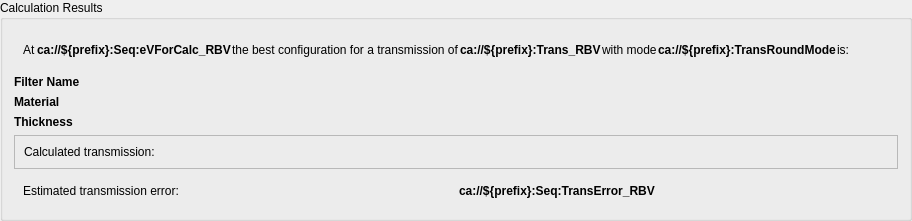
    <widget class="QGroupBox" name="groupBox">
     <property name="title">
      <string>Calculation Results</string>
     </property>
     <layout class="QVBoxLayout" name="verticalLayout_4">
      <item>
       <widget class="QFrame" name="frame">
        <property name="sizePolicy">
         <sizepolicy hsizetype="Maximum" vsizetype="Preferred">
          <horstretch>0</horstretch>
          <verstretch>0</verstretch>
         </sizepolicy>
        </property>
        <property name="frameShape">
         <enum>QFrame::NoFrame</enum>
        </property>
        <property name="frameShadow">
         <enum>QFrame::Raised</enum>
        </property>
        <layout class="QHBoxLayout" name="horizontalLayout" stretch="0,1,2,1,0,0,0,0">
         <property name="spacing">
          <number>1</number>
         </property>
         <property name="sizeConstraint">
          <enum>QLayout::SetMinimumSize</enum>
         </property>
         <item>
          <widget class="QLabel" name="label_a">
           <property name="text">
            <string>At</string>
           </property>
          </widget>
         </item>
         <item>
          <widget class="PyDMLabel" name="CalculationEnergyLabel">
           <property name="font">
            <font>
             <weight>75</weight>
             <bold>true</bold>
            </font>
           </property>
           <property name="toolTip">
            <string/>
           </property>
           <property name="styleSheet">
            <string notr="true"/>
           </property>
           <property name="text">
            <string>ca://${prefix}:Seq:eVForCalc_RBV</string>
           </property>
           <property name="alignment">
            <set>Qt::AlignLeading|Qt::AlignLeft|Qt::AlignVCenter</set>
           </property>
           <property name="precision" stdset="0">
            <number>0</number>
           </property>
           <property name="showUnits" stdset="0">
            <bool>true</bool>
           </property>
           <property name="precisionFromPV" stdset="0">
            <bool>true</bool>
           </property>
           <property name="alarmSensitiveContent" stdset="0">
            <bool>false</bool>
           </property>
           <property name="alarmSensitiveBorder" stdset="0">
            <bool>true</bool>
           </property>
           <property name="PyDMToolTip" stdset="0">
            <string/>
           </property>
           <property name="channel" stdset="0">
            <string>ca://${prefix}:Seq:eVForCalc_RBV</string>
           </property>
           <property name="enableRichText" stdset="0">
            <bool>false</bool>
           </property>
          </widget>
         </item>
         <item alignment="Qt::AlignLeft">
          <widget class="QLabel" name="label_best_config">
           <property name="sizePolicy">
            <sizepolicy hsizetype="Fixed" vsizetype="Fixed">
             <horstretch>0</horstretch>
             <verstretch>0</verstretch>
            </sizepolicy>
           </property>
           <property name="text">
            <string>the best configuration for a transmission of</string>
           </property>
          </widget>
         </item>
         <item alignment="Qt::AlignLeft">
          <widget class="PyDMLabel" name="CalculationTransmission">
           <property name="font">
            <font>
             <weight>75</weight>
             <bold>true</bold>
            </font>
           </property>
           <property name="toolTip">
            <string/>
           </property>
           <property name="text">
            <string>ca://${prefix}:Trans_RBV</string>
           </property>
           <property name="alignment">
            <set>Qt::AlignLeading|Qt::AlignLeft|Qt::AlignVCenter</set>
           </property>
           <property name="precision" stdset="0">
            <number>0</number>
           </property>
           <property name="showUnits" stdset="0">
            <bool>true</bool>
           </property>
           <property name="precisionFromPV" stdset="0">
            <bool>true</bool>
           </property>
           <property name="alarmSensitiveContent" stdset="0">
            <bool>false</bool>
           </property>
           <property name="alarmSensitiveBorder" stdset="0">
            <bool>true</bool>
           </property>
           <property name="PyDMToolTip" stdset="0">
            <string/>
           </property>
           <property name="channel" stdset="0">
            <string>ca://${prefix}:Trans_RBV</string>
           </property>
           <property name="enableRichText" stdset="0">
            <bool>false</bool>
           </property>
           <property name="displayFormat" stdset="0">
            <enum>PyDMLabel::Exponential</enum>
           </property>
          </widget>
         </item>
         <item>
          <widget class="QLabel" name="label_with_mode">
           <property name="text">
            <string>with mode</string>
           </property>
          </widget>
         </item>
         <item>
          <widget class="PyDMLabel" name="CalculationMode">
           <property name="font">
            <font>
             <weight>75</weight>
             <bold>true</bold>
            </font>
           </property>
           <property name="toolTip">
            <string/>
           </property>
           <property name="text">
            <string>ca://${prefix}:TransRoundMode</string>
           </property>
           <property name="alignment">
            <set>Qt::AlignLeading|Qt::AlignLeft|Qt::AlignVCenter</set>
           </property>
           <property name="precision" stdset="0">
            <number>0</number>
           </property>
           <property name="showUnits" stdset="0">
            <bool>true</bool>
           </property>
           <property name="precisionFromPV" stdset="0">
            <bool>true</bool>
           </property>
           <property name="alarmSensitiveContent" stdset="0">
            <bool>false</bool>
           </property>
           <property name="alarmSensitiveBorder" stdset="0">
            <bool>false</bool>
           </property>
           <property name="PyDMToolTip" stdset="0">
            <string/>
           </property>
           <property name="channel" stdset="0">
            <string>ca://${prefix}:TransRoundMode</string>
           </property>
           <property name="enableRichText" stdset="0">
            <bool>false</bool>
           </property>
          </widget>
         </item>
         <item>
          <widget class="QLabel" name="label_is">
           <property name="text">
            <string>is:</string>
           </property>
          </widget>
         </item>
         <item>
          <spacer name="horizontalSpacer">
           <property name="orientation">
            <enum>Qt::Horizontal</enum>
           </property>
           <property name="sizeHint" stdset="0">
            <size>
             <width>40</width>
             <height>20</height>
            </size>
           </property>
          </spacer>
         </item>
        </layout>
       </widget>
      </item>
      <item>
       <layout class="QGridLayout" name="gridLayout">
        <item row="2" column="1">
         <widget class="PyDMLabel" name="PyDMLabel_11">
          <property name="toolTip">
           <string/>
          </property>
          <property name="precision" stdset="0">
           <number>0</number>
          </property>
          <property name="showUnits" stdset="0">
           <bool>false</bool>
          </property>
          <property name="precisionFromPV" stdset="0">
           <bool>true</bool>
          </property>
          <property name="alarmSensitiveContent" stdset="0">
           <bool>false</bool>
          </property>
          <property name="alarmSensitiveBorder" stdset="0">
           <bool>true</bool>
          </property>
          <property name="PyDMToolTip" stdset="0">
           <string/>
          </property>
          <property name="channel" stdset="0">
           <string>ca://${prefix}:Seq:Optimal:01:Thickness_RBV</string>
          </property>
          <property name="enableRichText" stdset="0">
           <bool>false</bool>
          </property>
         </widget>
        </item>
        <item row="0" column="2">
         <widget class="PyDMLabel" name="PyDMLabel_4">
          <property name="toolTip">
           <string/>
          </property>
          <property name="precision" stdset="0">
           <number>0</number>
          </property>
          <property name="showUnits" stdset="0">
           <bool>false</bool>
          </property>
          <property name="precisionFromPV" stdset="0">
           <bool>true</bool>
          </property>
          <property name="alarmSensitiveContent" stdset="0">
           <bool>false</bool>
          </property>
          <property name="alarmSensitiveBorder" stdset="0">
           <bool>true</bool>
          </property>
          <property name="PyDMToolTip" stdset="0">
           <string/>
          </property>
          <property name="channel" stdset="0">
           <string>ca://${prefix}:Seq:Optimal:02:Name_RBV</string>
          </property>
          <property name="enableRichText" stdset="0">
           <bool>false</bool>
          </property>
          <property name="displayFormat" stdset="0">
           <enum>PyDMLabel::String</enum>
          </property>
         </widget>
        </item>
        <item row="0" column="1">
         <widget class="PyDMLabel" name="PyDMLabel_5">
          <property name="toolTip">
           <string/>
          </property>
          <property name="precision" stdset="0">
           <number>0</number>
          </property>
          <property name="showUnits" stdset="0">
           <bool>false</bool>
          </property>
          <property name="precisionFromPV" stdset="0">
           <bool>true</bool>
          </property>
          <property name="alarmSensitiveContent" stdset="0">
           <bool>false</bool>
          </property>
          <property name="alarmSensitiveBorder" stdset="0">
           <bool>true</bool>
          </property>
          <property name="PyDMToolTip" stdset="0">
           <string/>
          </property>
          <property name="channel" stdset="0">
           <string>ca://${prefix}:Seq:Optimal:01:Name_RBV</string>
          </property>
          <property name="enableRichText" stdset="0">
           <bool>false</bool>
          </property>
          <property name="displayFormat" stdset="0">
           <enum>PyDMLabel::String</enum>
          </property>
         </widget>
        </item>
        <item row="1" column="2">
         <widget class="PyDMLabel" name="PyDMLabel_12">
          <property name="toolTip">
           <string/>
          </property>
          <property name="precision" stdset="0">
           <number>0</number>
          </property>
          <property name="showUnits" stdset="0">
           <bool>false</bool>
          </property>
          <property name="precisionFromPV" stdset="0">
           <bool>true</bool>
          </property>
          <property name="alarmSensitiveContent" stdset="0">
           <bool>false</bool>
          </property>
          <property name="alarmSensitiveBorder" stdset="0">
           <bool>true</bool>
          </property>
          <property name="PyDMToolTip" stdset="0">
           <string/>
          </property>
          <property name="channel" stdset="0">
           <string>ca://${prefix}:Seq:Optimal:02:Material_RBV</string>
          </property>
          <property name="enableRichText" stdset="0">
           <bool>false</bool>
          </property>
         </widget>
        </item>
        <item row="1" column="3">
         <widget class="PyDMLabel" name="PyDMLabel_14">
          <property name="toolTip">
           <string/>
          </property>
          <property name="precision" stdset="0">
           <number>0</number>
          </property>
          <property name="showUnits" stdset="0">
           <bool>false</bool>
          </property>
          <property name="precisionFromPV" stdset="0">
           <bool>true</bool>
          </property>
          <property name="alarmSensitiveContent" stdset="0">
           <bool>false</bool>
          </property>
          <property name="alarmSensitiveBorder" stdset="0">
           <bool>true</bool>
          </property>
          <property name="PyDMToolTip" stdset="0">
           <string/>
          </property>
          <property name="channel" stdset="0">
           <string>ca://${prefix}:Seq:Optimal:03:Material_RBV</string>
          </property>
          <property name="enableRichText" stdset="0">
           <bool>false</bool>
          </property>
         </widget>
        </item>
        <item row="0" column="3">
         <widget class="PyDMLabel" name="PyDMLabel_3">
          <property name="toolTip">
           <string/>
          </property>
          <property name="precision" stdset="0">
           <number>0</number>
          </property>
          <property name="showUnits" stdset="0">
           <bool>false</bool>
          </property>
          <property name="precisionFromPV" stdset="0">
           <bool>true</bool>
          </property>
          <property name="alarmSensitiveContent" stdset="0">
           <bool>false</bool>
          </property>
          <property name="alarmSensitiveBorder" stdset="0">
           <bool>true</bool>
          </property>
          <property name="PyDMToolTip" stdset="0">
           <string/>
          </property>
          <property name="channel" stdset="0">
           <string>ca://${prefix}:Seq:Optimal:03:Name_RBV</string>
          </property>
          <property name="enableRichText" stdset="0">
           <bool>false</bool>
          </property>
          <property name="displayFormat" stdset="0">
           <enum>PyDMLabel::String</enum>
          </property>
         </widget>
        </item>
        <item row="2" column="3">
         <widget class="PyDMLabel" name="PyDMLabel_15">
          <property name="toolTip">
           <string/>
          </property>
          <property name="precision" stdset="0">
           <number>0</number>
          </property>
          <property name="showUnits" stdset="0">
           <bool>true</bool>
          </property>
          <property name="precisionFromPV" stdset="0">
           <bool>true</bool>
          </property>
          <property name="alarmSensitiveContent" stdset="0">
           <bool>false</bool>
          </property>
          <property name="alarmSensitiveBorder" stdset="0">
           <bool>true</bool>
          </property>
          <property name="PyDMToolTip" stdset="0">
           <string/>
          </property>
          <property name="channel" stdset="0">
           <string>ca://${prefix}:Seq:Optimal:03:TargetThick_RBV</string>
          </property>
          <property name="enableRichText" stdset="0">
           <bool>false</bool>
          </property>
         </widget>
        </item>
        <item row="1" column="4">
         <widget class="PyDMLabel" name="PyDMLabel_16">
          <property name="toolTip">
           <string/>
          </property>
          <property name="precision" stdset="0">
           <number>0</number>
          </property>
          <property name="showUnits" stdset="0">
           <bool>false</bool>
          </property>
          <property name="precisionFromPV" stdset="0">
           <bool>true</bool>
          </property>
          <property name="alarmSensitiveContent" stdset="0">
           <bool>false</bool>
          </property>
          <property name="alarmSensitiveBorder" stdset="0">
           <bool>true</bool>
          </property>
          <property name="PyDMToolTip" stdset="0">
           <string/>
          </property>
          <property name="channel" stdset="0">
           <string>ca://${prefix}:Seq:Optimal:04:Material_RBV</string>
          </property>
          <property name="enableRichText" stdset="0">
           <bool>false</bool>
          </property>
         </widget>
        </item>
        <item row="1" column="1">
         <widget class="PyDMLabel" name="PyDMLabel_6">
          <property name="toolTip">
           <string/>
          </property>
          <property name="precision" stdset="0">
           <number>0</number>
          </property>
          <property name="showUnits" stdset="0">
           <bool>false</bool>
          </property>
          <property name="precisionFromPV" stdset="0">
           <bool>true</bool>
          </property>
          <property name="alarmSensitiveContent" stdset="0">
           <bool>false</bool>
          </property>
          <property name="alarmSensitiveBorder" stdset="0">
           <bool>true</bool>
          </property>
          <property name="PyDMToolTip" stdset="0">
           <string/>
          </property>
          <property name="channel" stdset="0">
           <string>ca://${prefix}:Seq:Optimal:01:Material_RBV</string>
          </property>
          <property name="enableRichText" stdset="0">
           <bool>false</bool>
          </property>
         </widget>
        </item>
        <item row="0" column="4">
         <widget class="PyDMLabel" name="PyDMLabel_2">
          <property name="toolTip">
           <string/>
          </property>
          <property name="precision" stdset="0">
           <number>0</number>
          </property>
          <property name="showUnits" stdset="0">
           <bool>false</bool>
          </property>
          <property name="precisionFromPV" stdset="0">
           <bool>true</bool>
          </property>
          <property name="alarmSensitiveContent" stdset="0">
           <bool>false</bool>
          </property>
          <property name="alarmSensitiveBorder" stdset="0">
           <bool>true</bool>
          </property>
          <property name="PyDMToolTip" stdset="0">
           <string/>
          </property>
          <property name="channel" stdset="0">
           <string>ca://${prefix}:Seq:Optimal:04:Name_RBV</string>
          </property>
          <property name="enableRichText" stdset="0">
           <bool>false</bool>
          </property>
          <property name="displayFormat" stdset="0">
           <enum>PyDMLabel::String</enum>
          </property>
         </widget>
        </item>
        <item row="2" column="2">
         <widget class="PyDMLabel" name="PyDMLabel_13">
          <property name="toolTip">
           <string/>
          </property>
          <property name="precision" stdset="0">
           <number>0</number>
          </property>
          <property name="showUnits" stdset="0">
           <bool>true</bool>
          </property>
          <property name="precisionFromPV" stdset="0">
           <bool>true</bool>
          </property>
          <property name="alarmSensitiveContent" stdset="0">
           <bool>false</bool>
          </property>
          <property name="alarmSensitiveBorder" stdset="0">
           <bool>true</bool>
          </property>
          <property name="PyDMToolTip" stdset="0">
           <string/>
          </property>
          <property name="channel" stdset="0">
           <string>ca://${prefix}:Seq:Optimal:02:Thickness_RBV</string>
          </property>
          <property name="enableRichText" stdset="0">
           <bool>false</bool>
          </property>
         </widget>
        </item>
        <item row="2" column="4">
         <widget class="PyDMLabel" name="PyDMLabel_17">
          <property name="toolTip">
           <string/>
          </property>
          <property name="precision" stdset="0">
           <number>0</number>
          </property>
          <property name="showUnits" stdset="0">
           <bool>true</bool>
          </property>
          <property name="precisionFromPV" stdset="0">
           <bool>true</bool>
          </property>
          <property name="alarmSensitiveContent" stdset="0">
           <bool>false</bool>
          </property>
          <property name="alarmSensitiveBorder" stdset="0">
           <bool>true</bool>
          </property>
          <property name="PyDMToolTip" stdset="0">
           <string/>
          </property>
          <property name="channel" stdset="0">
           <string>ca://${prefix}:Seq:Optimal:04:TargetThick_RBV</string>
          </property>
          <property name="enableRichText" stdset="0">
           <bool>false</bool>
          </property>
         </widget>
        </item>
        <item row="0" column="0">
         <widget class="QLabel" name="label_4">
          <property name="font">
           <font>
            <weight>75</weight>
            <bold>true</bold>
           </font>
          </property>
          <property name="text">
           <string>Filter Name</string>
          </property>
         </widget>
        </item>
        <item row="1" column="0">
         <widget class="QLabel" name="label_6">
          <property name="font">
           <font>
            <weight>75</weight>
            <bold>true</bold>
           </font>
          </property>
          <property name="text">
           <string>Material</string>
          </property>
         </widget>
        </item>
        <item row="2" column="0">
         <widget class="QLabel" name="label_7">
          <property name="font">
           <font>
            <weight>75</weight>
            <bold>true</bold>
           </font>
          </property>
          <property name="text">
           <string>Thickness</string>
          </property>
         </widget>
        </item>
       </layout>
      </item>
      <item>
       <widget class="QFrame" name="frame_4">
        <property name="frameShape">
         <enum>QFrame::StyledPanel</enum>
        </property>
        <property name="frameShadow">
         <enum>QFrame::Raised</enum>
        </property>
        <layout class="QHBoxLayout" name="horizontalLayout_4">
         <item>
          <widget class="QLabel" name="label_3">
           <property name="text">
            <string>Calculated transmission:</string>
           </property>
          </widget>
         </item>
         <item>
          <widget class="PyDMLabel" name="PyDMLabel_9">
           <property name="toolTip">
            <string/>
           </property>
           <property name="precision" stdset="0">
            <number>10</number>
           </property>
           <property name="showUnits" stdset="0">
            <bool>false</bool>
           </property>
           <property name="precisionFromPV" stdset="0">
            <bool>false</bool>
           </property>
           <property name="alarmSensitiveContent" stdset="0">
            <bool>false</bool>
           </property>
           <property name="alarmSensitiveBorder" stdset="0">
            <bool>true</bool>
           </property>
           <property name="PyDMToolTip" stdset="0">
            <string/>
           </property>
           <property name="channel" stdset="0">
            <string>ca://${prefix}:Seq:TransCalc_RBV</string>
           </property>
           <property name="enableRichText" stdset="0">
            <bool>false</bool>
           </property>
           <property name="displayFormat" stdset="0">
            <enum>PyDMLabel::Exponential</enum>
           </property>
          </widget>
         </item>
        </layout>
       </widget>
      </item>
      <item>
       <widget class="QFrame" name="frame_3">
        <property name="frameShape">
         <enum>QFrame::NoFrame</enum>
        </property>
        <property name="frameShadow">
         <enum>QFrame::Raised</enum>
        </property>
        <layout class="QHBoxLayout" name="horizontalLayout_3">
         <item>
          <widget class="QLabel" name="label_5">
           <property name="text">
            <string>Estimated transmission error:</string>
           </property>
          </widget>
         </item>
         <item>
          <widget class="PyDMLabel" name="ActualEnergy_5">
           <property name="font">
            <font>
             <weight>75</weight>
             <bold>true</bold>
            </font>
           </property>
           <property name="toolTip">
            <string/>
           </property>
           <property name="text">
            <string>ca://${prefix}:Seq:TransError_RBV</string>
           </property>
           <property name="alignment">
            <set>Qt::AlignLeading|Qt::AlignLeft|Qt::AlignVCenter</set>
           </property>
           <property name="precision" stdset="0">
            <number>0</number>
           </property>
           <property name="showUnits" stdset="0">
            <bool>false</bool>
           </property>
           <property name="precisionFromPV" stdset="0">
            <bool>true</bool>
           </property>
           <property name="alarmSensitiveContent" stdset="0">
            <bool>false</bool>
           </property>
           <property name="alarmSensitiveBorder" stdset="0">
            <bool>true</bool>
           </property>
           <property name="PyDMToolTip" stdset="0">
            <string/>
           </property>
           <property name="channel" stdset="0">
            <string>ca://${prefix}:Seq:TransError_RBV</string>
           </property>
           <property name="enableRichText" stdset="0">
            <bool>false</bool>
           </property>
           <property name="displayFormat" stdset="0">
            <enum>PyDMLabel::Exponential</enum>
           </property>
          </widget>
         </item>
        </layout>
       </widget>
      </item>
     </layout>
    </widget>
